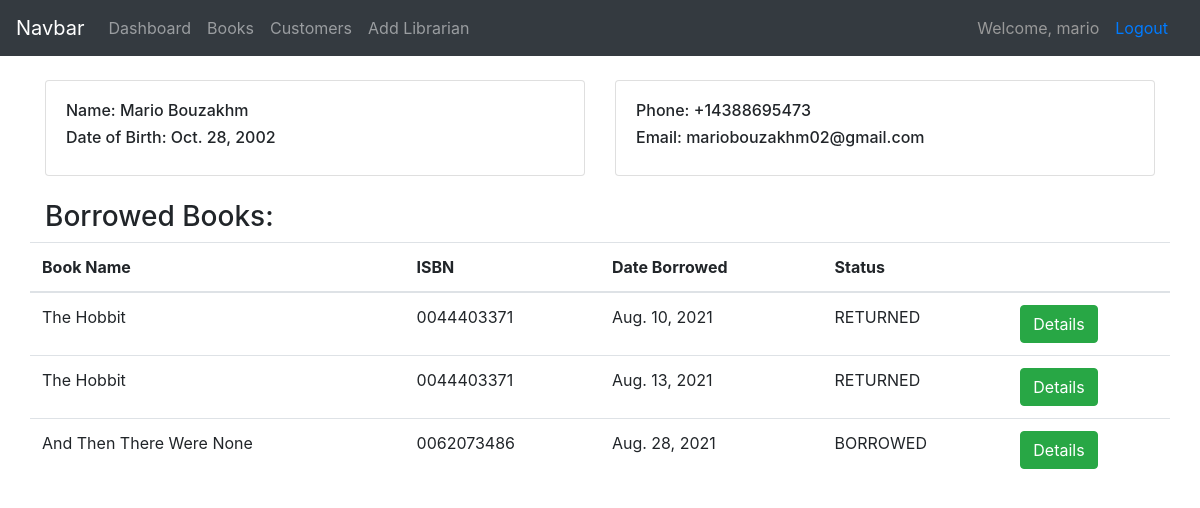
Screenshot of /customers/1/ (signed in) with the database file from the repository.
### books/models.py (models this page shows, shortened)
class Customer(models.Model):
    first_name = models.CharField(max_length=100)
    last_name = models.CharField(max_length=100)
    date_of_birth = models.DateField()
    email = models.CharField(max_length=200, unique=True)
    phone = PhoneNumberField()

class BorrowReceipt(models.Model):
    customer = models.ForeignKey(Customer, on_delete=models.CASCADE)
    book_edition = models.ForeignKey(BookEdition, on_delete=models.CASCADE)
    date_borrowed = models.DateField(auto_now_add=True)
    date_to_return = models.DateField(blank=True, null=True)
    return_receipt = models.ForeignKey(ReturnReceipt, on_delete=models.PROTECT, blank=True, null=True, default=None)

class BookEdition(models.Model):
    STATUS_CHOICES = (
        ('AVAILABLE', 'AVAILABLE'),
        ('BORROWED', 'BORROWED')
    )
    book = models.ForeignKey(Book, on_delete=models.CASCADE)
    ISBN = models.CharField(max_length=10)
    status = models.CharField(max_length=200, choices=STATUS_CHOICES, default='AVAILABLE')

class Book(models.Model):
    title = models.CharField(max_length=200, unique=True)
    authors = models.ManyToManyField(Author)
    categories = models.ManyToManyField(Category)
    date_published = models.DateField()
    book_cover = models.ImageField(default='image-not-found.png', blank=True, null=True)

### books/views.py (the view)
# urls.py: path('customers/<int:pk>/', views.customer_details, name='customer_details'),
@login_required()
def customer_details(request, pk):
    customer = Customer.objects.get(id=pk)
    borrowed_books = BorrowReceipt.objects.filter(customer=customer)
    context = {'customer': customer, 'borrowed_books': borrowed_books}
    return render(request, 'books/customer.html', context)

### books/templates/books/customer.html (shortened to what this page needs)
{% extends 'books/main_template.html' %}
{% block content %}
    <br>
    <div class="container">
        <div class="row justify-content-center">
            <div class="col-md-6">
                <div class="card">
                    <div class="card-body">
                        <h6>Name: {{ customer.first_name }}  {{ customer.last_name }}</h6>
                        <h6>Date of Birth: {{ customer.date_of_birth }}</h6>
                    </div>
                </div>
            </div>
            <div class="col-md-6">
                 <div class="card">
                    <div class="card-body">
                        <h6>Phone: {{ customer.phone }}</h6>
                        <h6>Email: {{ customer.email }}</h6>
                    </div>
                </div>
            </div>
        </div>
        <br>
        <h3>Borrowed Books: </h3>
        <div class="row">
            <table class="table">
                <thead>
                    <tr>
                        <th scope="col">Book Name</th>
                        <th scope="col">ISBN</th>
                        <th scope="col">Date Borrowed</th>
                        <th scope="col">Status</th>
                        <th scope="col"></th>
                    </tr>
                </thead>
                <tbody>
                    {% for book in borrowed_books %}
                        <tr>
                            <td>{{ book.book_edition.book.title }}</td>
                            <td>{{ book.book_edition.ISBN }}</td>
                            <td>{{ book.date_borrowed }}</td>
                            {% if book.return_receipt == None %}
                                <td>BORROWED</td>
                            {% else %}
                                <td>RETURNED</td>
                            {% endif %}
                            <td><a href="{% url 'borrow_details' book.id %}" class="btn btn-success">Details</a></td>
                        </tr>
                    {% endfor %}
                </tbody>
            </table>
        </div>
    </div>
{% endblock %}

### books/templates/books/navbar.html
<nav class="navbar navbar-expand-lg navbar-dark bg-dark">
    <a class="navbar-brand" href="">Navbar</a>
    <ul class="navbar-nav">
          <li class="nav-item">
            <a href="{% url 'home' %}" class="nav-link">Dashboard</a>
          </li>
          <li class="nav-item">
            <a class="nav-link" href="{% url 'books' %}">Books</a>
          </li>
          <li class="nav-item">
            <a href="{% url 'customers' %}" class="nav-link">Customers</a>
          </li>
        {% if request.user.is_superuser %}
            <li class="nav-item">
                <a href="{% url 'register' %}" class="nav-link">Add Librarian</a>
            </li>
        {% endif %}
    </ul>
    <span style="margin-left: auto; color: #999999;">Welcome, {{ request.user }}</span>
    <span> <a href="{% url 'logout' %}" class="nav-link link-color">Logout</a></span>
</nav>

### rows the page displays
Customer: first_name "Mario", last_name "Bouzakhm", date_of_birth "Oct. 28, 2002", phone "+14388695473", email "mariobouzakhm02@gmail.com"
BorrowReceipt: book_edition.book "The Hobbit", book_edition.ISBN "0044403371", date_borrowed "Aug. 10, 2021", shows "RETURNED"
BorrowReceipt: book_edition.book "The Hobbit", book_edition.ISBN "0044403371", date_borrowed "Aug. 13, 2021", shows "RETURNED"
BorrowReceipt: book_edition.book "And Then There Were None", book_edition.ISBN "0062073486", date_borrowed "Aug. 28, 2021", shows "BORROWED"

### other values shown
{{ request.user }} "mario"
